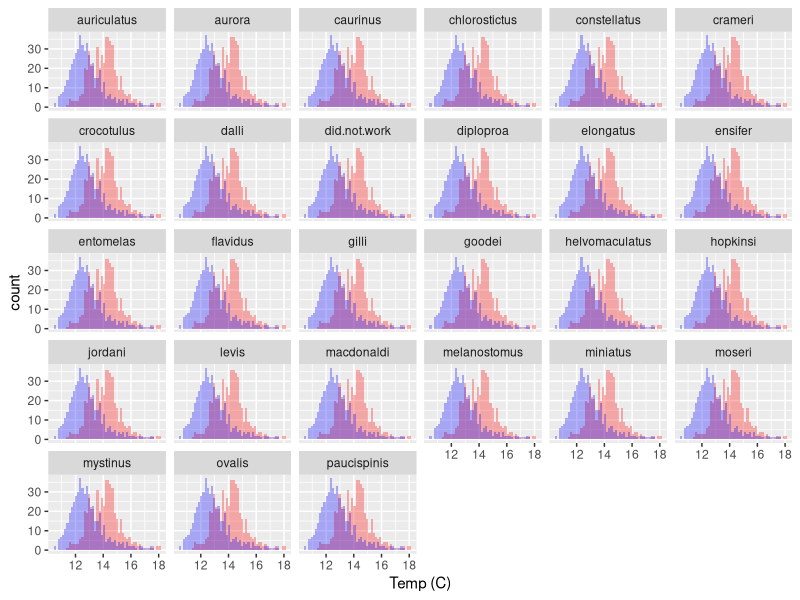
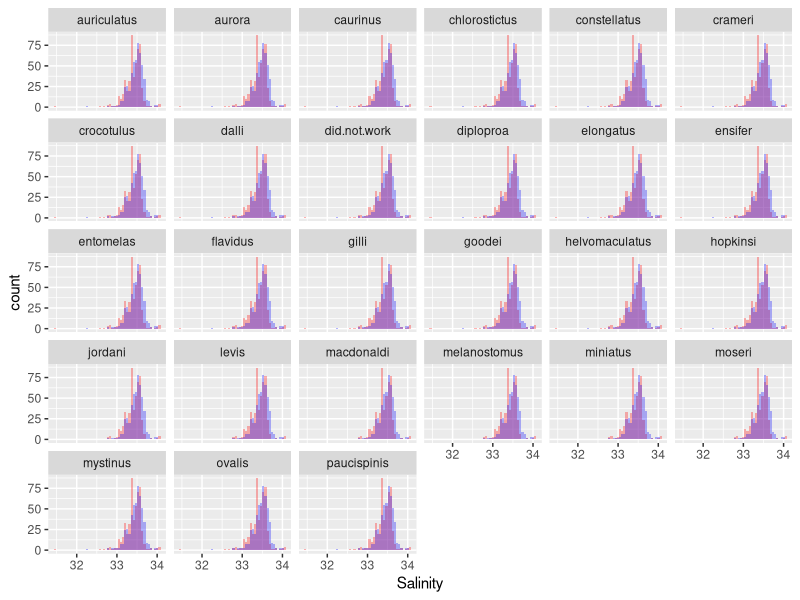
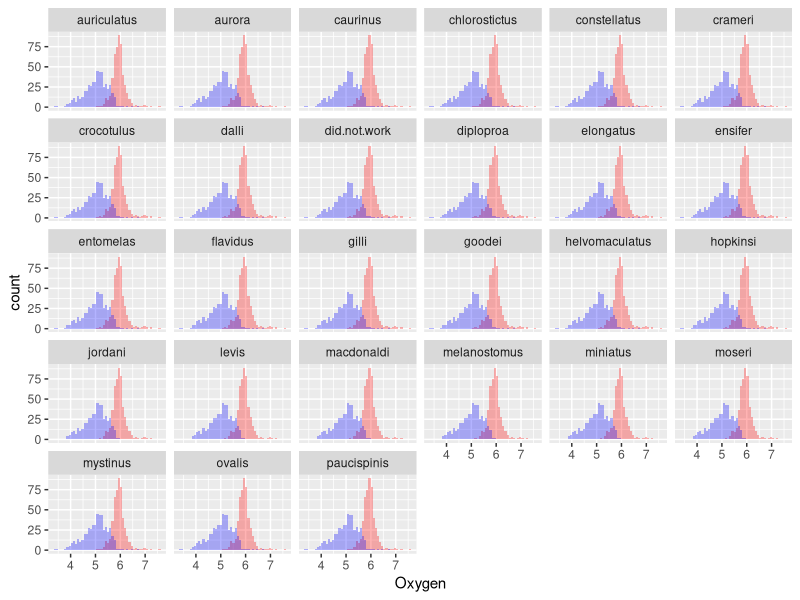

The R script that drew these images, in order:
## ---- chunk 1
knitr::opts_chunk$set(
  echo=FALSE
)
## ---- chunk 2
knitr::opts_chunk$set(
  echo=FALSE
)
## ---- chunk 3
library(dplyr)
help(package = dplyr)
library(ggplot2)
library(tidyr)

## ---- chunk 4

library(kableExtra)
## ---- chunk 5
rockfish_larval_data <- read.csv("../data/rsos170639_si_001.csv")
## ---- chunk 6
rockfish_data_reduced <- select(rockfish_larval_data, year, line, station, station.depth, temp_surf, sal_surf, oxygen_surf, temp_100m, sal_100m, oxygen_100m, auriculatus, aurora,	caurinus,	chlorostictus,	constellatus,crameri,	crocotulus,	dalli,	did.not.work,	diploproa,	elongatus,	ensifer,	entomelas,	flavidus,	gilli,	goodei, helvomaculatus,	hopkinsi,	jordani,	levis,	macdonaldi,	melanostomus,	miniatus,	moseri,	mystinus,	ovalis,	paucispinis)
## ---- chunk 7
rockfish_data_added_genus <- rockfish_data_reduced %>%
  gather('auriculatus', 'aurora',	'caurinus',	'chlorostictus',	'constellatus', 'crameri',	'crocotulus',	'dalli',	'did.not.work',	'diploproa',	'elongatus',	'ensifer',	'entomelas',	'flavidus',	'gilli',	'goodei', 'helvomaculatus',	'hopkinsi',	'jordani',	'levis',	'macdonaldi',	'melanostomus',	'miniatus',	'moseri',	'mystinus',	'ovalis',	'paucispinis', key = "genus", value = "counts")
## ---- chunk 8
knitr::kable(
  rockfish_data_added_genus[1:5, ], 
  caption = "Rockfish Data Table"
) %>%
  kable_styling(c("striped", "hover", "condensed", "responsive")) %>%
  scroll_box(width = "100%")
## ---- chunk 9
ggplot(rockfish_data_added_genus, aes(x=temp_surf)) +
   geom_histogram(fill="red", alpha = 0.3, bins = 50) +
   labs(x = "Temp (C)") +
   facet_wrap(~genus) +
  geom_histogram(aes(x=temp_100m), fill="blue", alpha = 0.3, bins = 50)
## ---- chunk 10
ggplot(rockfish_data_added_genus, aes(x=sal_surf)) +
   geom_histogram(fill="red", alpha = 0.3, bins = 50) +
   labs(x = "Salinity") +
   facet_wrap(~genus) +
  geom_histogram(aes(x=sal_100m), fill="blue", alpha = 0.3, bins = 50)
## ---- chunk 11
ggplot(rockfish_data_added_genus, aes(x=oxygen_surf)) +
   geom_histogram(fill="red", alpha = 0.3, bins = 50) +
   labs(x = "Oxygen") +
   facet_wrap(~genus) +
  geom_histogram(aes(x=oxygen_100m), fill="blue", alpha = 0.3, bins = 50)
